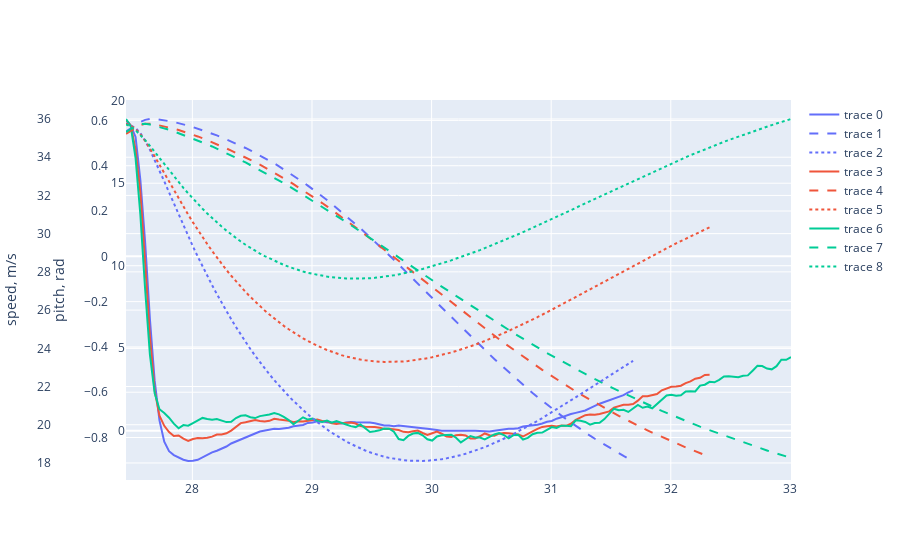

The cell this chart's notebook holds for it:
### Code cell
colors = px.colors.qualitative.Plotly

fig = go.Figure()
for i, _st in enumerate(sts):
    bx = _st.att.transform_point(g.PX())
    pitch = np.arcsin(bx.z / abs(bx))
    fig.add_trace(go.Scatter(x=st.t, y=_st.att.inverse().transform_point(_st.acc).z, line=dict(color=colors[i], dash='solid')))
    fig.add_trace(go.Scatter(x=st.t, y=pitch, line=dict(color=colors[i], dash='dash'), yaxis='y2'))
    fig.add_trace(go.Scatter(x=st.t, y=abs(_st.vel), line=dict(color=colors[i], dash='dot'), yaxis='y3'))
    
    
fig.update_layout(
    yaxis2=dict(title='pitch, rad', overlaying='y', anchor='free', autoshift=True),
    yaxis3=dict(title='speed, m/s', overlaying='y', anchor='free', autoshift=True),
)
fig.show()
